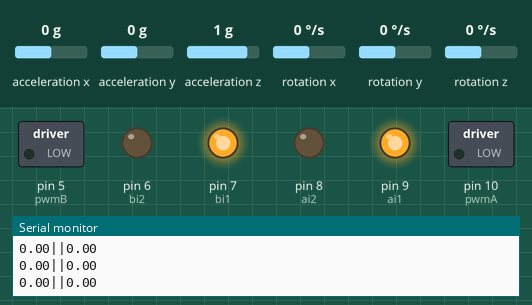
Simulated run of this sketch. Board: Arduino Uno, built with avr-gcc and run on an emulated ATmega328P. Parts: switched loads named in the sketch (green lamp = pin HIGH), output pins drawn as LEDs (lit = HIGH), the last lines printed to the serial monitor. The test bench sets the inputs (shaded band); at power-on: acceleration y 0 g, acceleration z 1 g, rotation x 0 °/s, acceleration x 0 g, rotation y 0 °/s, rotation z 0 °/s.

Above: at 5.1 s.
5.2 s: acceleration y set to -1.4 g
At 6.1 s:
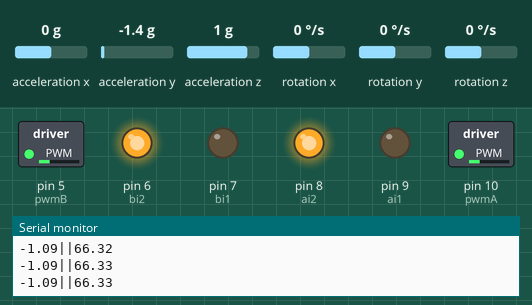
8.2 s: acceleration z set to -1.4 g
11.2 s: rotation x set to 100 °/s
At 11.6 s:
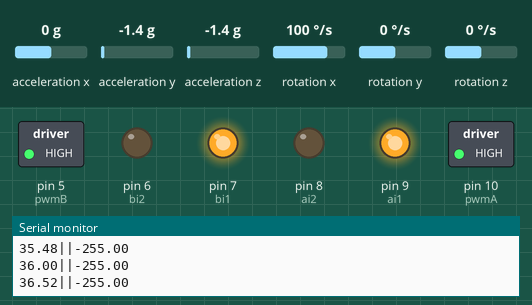
12.7 s: rotation x set to -192 °/s
At 14.6 s:
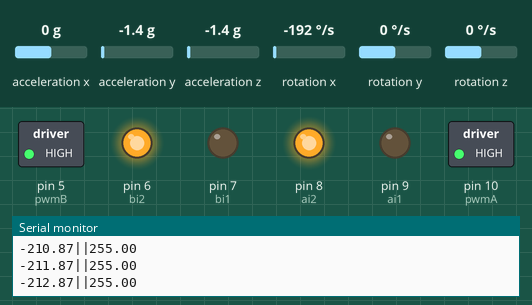
Timing chart, 0 to 15.9 s (numbered marks = the images above; inputs shaded):
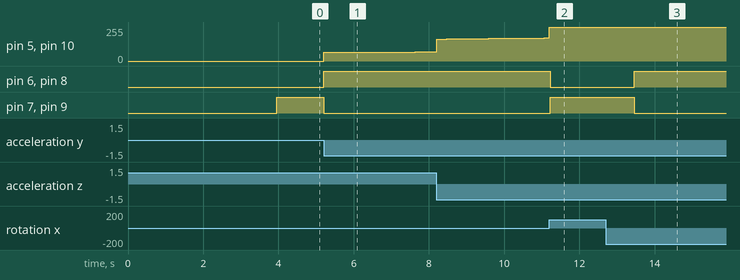

Measured:
- after the input at 5.2 s, pin 5 (pwmB), pin 10 (pwmA): 0/255 → 65/255 at once, → 66/255 0.58 s later, → 67/255 0.92 s later, → 68/255 0.92 s later; pin 6 (bi2), pin 8 (ai2): LOW → HIGH at once; pin 7 (bi1), pin 9 (ai1): HIGH → LOW at once
- after the input at 11.2 s, pin 6 (bi2), pin 8 (ai2): HIGH → LOW at once; pin 7 (bi1), pin 9 (ai1): LOW → HIGH at once
- after the input at 12.7 s, pin 6 (bi2), pin 8 (ai2): LOW → HIGH after 0.77 s; pin 7 (bi1), pin 9 (ai1): HIGH → LOW after 0.77 s

The sketch:

self_balancing_robot.ino
```cpp
#include <MPU6050.h>
#include <Wire.h>
#include <math.h>

int ai1 = 9;
int ai2 = 8;
int pwmA = 10;

int bi1 = 7;
int bi2 = 6;
int pwmB = 5;


double Kp , Ki , Kd ;
double error , Integral , Derivative , targetAngle , output , PWM , lasterror;

float angle , angleAcc , dt , gyroRate;
float angleGyro = 0;
unsigned long previousTime = 0;
unsigned long currentTime;

MPU6050 mpu;
int16_t ax , ay , az , gx , gy , gz;

float sumgx , gyroOff;

void setup() {
  pinMode(ai1 , OUTPUT);
  pinMode(ai2 , OUTPUT);
  pinMode(pwmA , OUTPUT);
  pinMode(bi1 , OUTPUT);
  pinMode(bi2 , OUTPUT);
  pinMode(pwmB , OUTPUT);


  Wire.begin();
  Serial.begin(115200);
  mpu.initialize();

  for(int i =0 ; i<= 1000 ; i++){
    mpu.getMotion6(&ax , &ay , &az ,&gx , &gy , &gz);
    sumgx += gx;


  }
  gyroOff = sumgx/1000;


  targetAngle = 0;

  Kp =60;
  Ki = 1;
  Kd =6;


}

void loop() {
  angleCal();
  PID();

  if(angle < 0 ){
    digitalWrite(ai1, LOW);
    digitalWrite(ai2 , HIGH);
    analogWrite(pwmA , PWM );
    digitalWrite(bi1, LOW);
    digitalWrite(bi2 , HIGH);
    analogWrite(pwmB , PWM);
  }
  else {
    digitalWrite(ai1, HIGH);
    digitalWrite(ai2 , LOW);
    analogWrite(pwmA , PWM );
    digitalWrite(bi1, HIGH);
    digitalWrite(bi2 , LOW);
    analogWrite(pwmB , PWM);
  }


}
void angleCal(){
  mpu.getMotion6(&ax , &ay , &az ,&gx , &gy , &gz);
  angleAcc = atan2(ay , az )*180/PI;
  currentTime = micros();
  dt = (currentTime - previousTime)/1000000.0 ;
  previousTime = currentTime ;
  gyroRate = (gx - gyroOff) /131;

  angleGyro = angleGyro + gyroRate*dt;

  angle = 0.98*angleGyro + 0.02*angleAcc;

  Serial.print(angle);
  Serial.print("||");
}

void PID(){
  error = targetAngle - angle ;
  Integral += error*dt ;
  Derivative = (error - lasterror)/dt;

  lasterror = error;

  output = Kp*error + Ki*Integral + Kd*Derivative;

  output = constrain(output , -255 , 255);


  PWM = abs(output);


  Serial.println(output);


}
```
